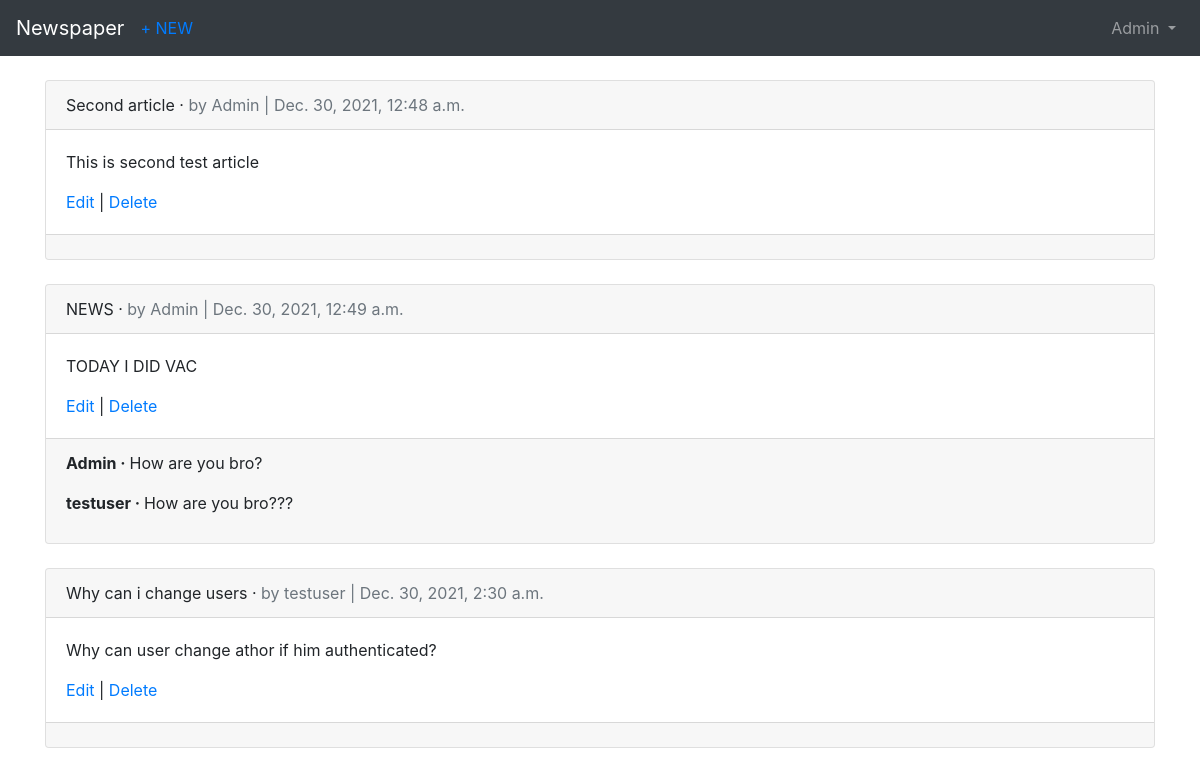
The page /articles/ (signed in) on the database its author committed.
### users/models.py (models this page shows)
class CustomUser(AbstractUser):
    age = models.PositiveIntegerField(default=0)

### articless/models.py (models this page shows, shortened)
class Article(models.Model):
    title = models.CharField(max_length=255)
    body = models.TextField()
    date = models.DateTimeField(auto_now_add=True)
    author = models.ForeignKey(
        settings.AUTH_USER_MODEL,
        on_delete=models.CASCADE,
    )

class Comment(models.Model):
    article = models.ForeignKey(
        Article,
        on_delete=models.CASCADE,
        related_name='comments',
    )
    comment = models.CharField(max_length=140)
    author = models.ForeignKey(
        settings.AUTH_USER_MODEL,
        on_delete=models.CASCADE
    )
    def __str__(self):
        return self.comment

### articless/views.py (the view)
# urls.py: path('', views.ArticleListView.as_view(), name='article_list'),
class ArticleListView(LoginRequiredMixin,ListView):
    model = models.Article
    template_name = 'article_list.html'
    login_url = 'login'

### templates/article_list.html (shortened to what this page needs)
{% extends 'base.html' %}
{% block content %}
    {% for article in object_list %}
        <div class="card">
            <div class="card-header">
                <span class="font-weight-blod">{{ article.title }}</span> &middot;
                <span class="text-muted">by {{ article.author }} | {{ article.date }}</span>
            </div>
            <div class="card-body">
                <p>{{ article.body }}</p>
                <a href="{% url 'article_edit' article.pk %}">Edit</a> | <a href="{% url 'article_delete' article.pk %}">Delete</a>
            </div>
            <div class="card-footer">
                {% for comment in article.comments.all %}
                    <p>
                       <span class="font-weight-bold">{{ comment.author }} &middot; </span>
                        {{ comment }}
                    </p>
                {% endfor %}
            </div>
        </div>
        <br />
    {% endfor %}
{% endblock content %}

### templates/base.html (shortened to what this page needs)
<!doctype html>
<html lang="en">
<head>
    <link rel="stylesheet" href="https://maxcdn.bootstrapcdn.com/bootstrap/4.0.0/css/bootstrap.min.css">
</head>
<body>
    <nav class="navbar navbar-expand-md navbar-dark bg-dark mb-4">
        <a class="navbar-brand" href="{% url 'home' %}">Newspaper</a>
        {% if user.is_authenticated %}
            <ul class="navbar-nav mr-auto">
                <li class="nav-item"><a href="{% url 'article_new' %}">+ NEW</a></li>
            </ul>
        {% endif %}
        <div class="collapse navbar-collapse" id="navbarCollapse">
            {% if user.is_authenticated %}
                <ul class="navbar-nav ml-auto">
                    <li class="nav-item">
                        <a class="nav-link dropdown-toggle" href="#" id="userMenu" data-toggle="dropdown" aria-haspopup="true" aria-expanded="false">
                            {{ user.username }}
                        </a>
                    </li>
                </ul>
            {% else %}
                <form class="form-inline ml-auto">
                    <a href="{% url 'login' %}" class="btn btn-outline-secondary">Log in
        </a>
                    <a href="{% url 'signup' %}" class="btn btn-primary ml-2">Sign up</a>
                </form>
            {% endif %}
        </div>
    </nav>
    <div class="container">
        {% block content %}
        {% endblock %}
    </div>
</body>
</html>

### rows shown on the page
CustomUser: username "Admin"
Article: title "Second article", author "Admin", date "Dec. 30, 2021, 12:48 a.m.", body "This is second test article"
Article: title "NEWS", author "Admin", date "Dec. 30, 2021, 12:49 a.m.", body "TODAY I DID VAC"
Comment: author "Admin", comment "How are you bro?"
Comment: author "testuser", comment "How are you bro???"
Article: title "Why can i change users", author "testuser", date "Dec. 30, 2021, 2:30 a.m.", body "Why can user change athor if him authenticated?"
